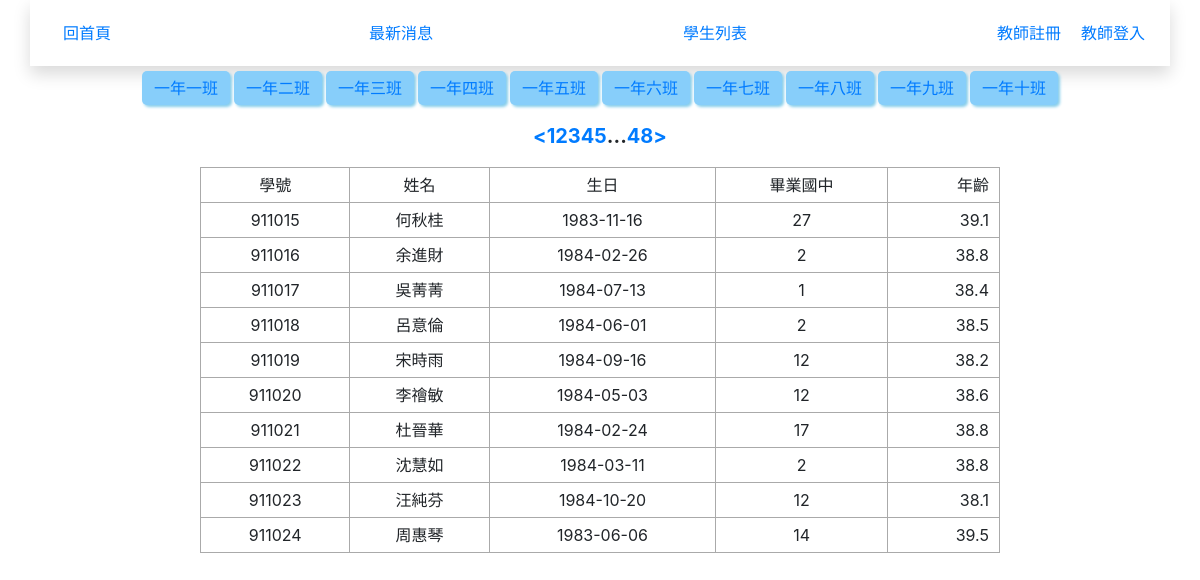
Screenshot of /?page=2 with the database file from the repository.
### tables this page shows
CREATE TABLE `classes` (
  `id` int(10) UNSIGNED NOT NULL,
  `code` varchar(3) NOT NULL,
  `name` varchar(12) NOT NULL,
  `tutor` varchar(8) NOT NULL
);

CREATE TABLE `students` (
  `id` int(10) UNSIGNED NOT NULL,
  `school_num` int(6) DEFAULT NULL COMMENT '學號',
  `name` varchar(8) DEFAULT NULL COMMENT '姓名',
  `birthday` date DEFAULT NULL COMMENT '出生年月日',
  `uni_id` varchar(10) DEFAULT NULL COMMENT '身分證號碼',
  `addr` varchar(32) DEFAULT NULL COMMENT '住址',
  `parents` varchar(8) DEFAULT NULL COMMENT '家長',
  `tel` varchar(16) DEFAULT NULL COMMENT '電話',
  `dept` varchar(8) DEFAULT NULL COMMENT '科別',
  `graduate_at` varchar(16) DEFAULT NULL COMMENT '畢業國中',
  `status_code` varchar(4) DEFAULT NULL
);

### front/main.php (the view, shortened to what this page needs)
<?php
include "./layouts/class_nav.php";
?>
<?php
    if (isset($_GET['code'])) {
        $sql = "SELECT `students`.`id`,
                `students`.`school_num` as '學號',
                `students`.`name` as '姓名',
                `students`.`birthday` as '生日',
                `students`.`graduate_at` as '畢業國中'
                FROM `students`,`class_student`
                WHERE `class_student`.`school_num`=`students`.`school_num` && `class_code`='{$_GET['code']}'";
        $sql_total = "SELECT count(`students`.`id`)
                FROM `students`,`class_student`
                WHERE `class_student`.`school_num`=`students`.`school_num` &&  `class_code`='{$_GET['code']}'";
    }else{
        $sql = "SELECT `students`.`id`,
                `students`.`school_num` as '學號',
                `students`.`name` as '姓名',
                `students`.`birthday` as '生日',
                `students`.`graduate_at` as '畢業國中'
                FROM `students`";
        $sql_total = "SELECT count(`students`.`id`)
                FROM `students`";
    }
    $div=10;
    $total=$pdo->query($sql_total)->fetchColumn();
    $pages=ceil($total/$div);
    $now=(isset($_GET['page']))?$_GET['page']:1;
    $start=($now-1)*$div;
    $sql=$sql."LIMIT $start,$div";
    $rows = $pdo->query($sql)->fetchAll(PDO::FETCH_ASSOC);
    ?>
<div class="pages">
    <?php
    if(($now-1)>=1){
        $prev=$now-1;
        if(isset($_GET['code'])){
            echo "<a href='?page=$prev&code={$_GET['code']}'>";
            echo "&lt";
            echo "</a>";
        }else{
            echo "<a href='?page=$prev'>";
            echo "&lt";
            echo "</a>";
        }
    }else{
        echo "<a class='noshow'>&nbsp;</a>";
    }
    ?>
<?php
        if($now>=3 && $now<=($pages-2)){
            $startPage=$now-2;
        }else if($now-2<3){
            $startPage=1;
        }else{
            $startPage=$pages-4;
        }
        for($i=$startPage;$i<=($startPage+4);$i++){
            $nowPage=($i==$now)?'now':'';
            if(isset($_GET['code'])){
                echo "<a href='?page=$i&code={$_GET['code']}' class='$nowPage'> ";
                echo $i;
                echo " </a>";
            }else{
                echo "<a href='?page=$i' class='$nowPage'> ";
                echo $i;
                echo " </a>";
            }
        }
        ?>
<?php
        if($now<=($pages-3)){
            if(isset($_GET['code'])){
                echo "...<a href='?page=$pages&code={$_GET['code']}'> ";
                echo "$pages";
                echo " </a>";
            }else{
                echo "...<a href='?page=$pages'> ";
                echo "$pages";
                echo " </a>";
            }
        }
    ?>
    <?php
    if(($now+1)<=$pages){
        $next=$now+1;
        if(isset($_GET['code'])){
            echo "<a href='?page=$next&code={$_GET['code']}'>";
            echo "&gt";
            echo "</a>";
        }else{
            echo "<a href='?page=$next'>";
            echo "&gt";
            echo "</a>";
        }
    }else{
        echo "<a class='noshow'>&nbsp</a>";
    }
    ?>
    </div>
    <table class='list-students'>
        <tr>
            <td>學號</td>
            <td>姓名</td>
            <td>生日</td>
            <td>畢業國中</td>
            <td>年齡</td>
        </tr>
        <?php
        foreach ($rows as $row) {
            $age = round((strtotime('now') - strtotime($row['生日'])) / (60 * 60 * 24 * 365), 1);
            echo "<tr>";
            echo "<td>{$row['學號']}</td>";
            echo "<td>{$row['姓名']}</td>";
            echo "<td>{$row['生日']}</td>";
            echo "<td>{$row['畢業國中']}</td>";
            echo "<td>$age</td>";
            echo "</tr>";
        }
        ?>
    </table>

### layouts/class_nav.php
<nav>
    <ul class="class-list">
    <?php
        $sql="SELECT `id`,`code`,`name` FROM `classes`";
        $classes=$pdo->query($sql)->fetchAll(PDO::FETCH_ASSOC);
        foreach($classes as $class){
            echo "<li><a href='?code={$class['code']}'>{$class['name']}</a></li>";
        }
    ?>
    </ul>
    </nav>

### style.css (style rules this page uses)
* { margin: 0; padding: 0; box-sizing: border-box; }
.list-students { border-collapse: collapse; width:800px; margin:auto; }
.list-students td { border: 1px solid #aaa; padding: 5px 10px; text-align: center; }
.list-students td:nth-last-child(1) { text-align: right; }
nav a { display: inline-block; padding: 5px 10px; text-decoration: none; }
.class-list { display: flex; list-style-type: none; justify-content: center; align-items: center; margin:5px 0; }
nav ul.class-list li a { padding:5px 12px; margin:0 2px; border-radius:5px; background-color: lightskyblue; box-shadow:2px 2px 3px skyblue; text-decoration: none; }
nav,pages { text-align: center; }
.pages { font-size:20px; font-weight: bolder; margin:1rem auto; display: flex; justify-content:center; width:800px; }

### rows the page displays
classes: name "一年一班"
classes: name "一年二班"
classes: name "一年三班"
classes: name "一年四班"
classes: name "一年五班"
classes: name "一年六班"
classes: name "一年七班"
classes: name "一年八班"
classes: name "一年九班"
classes: name "一年十班"
students: school_num "911015", name "何秋桂", birthday "1983-11-16", graduate_at "27", birthday "39.1"
students: school_num "911016", name "余進財", birthday "1984-02-26", graduate_at "2", birthday "38.8"
students: school_num "911017", name "吳菁菁", birthday "1984-07-13", graduate_at "1", birthday "38.4"
students: school_num "911018", name "呂意倫", birthday "1984-06-01", graduate_at "2", birthday "38.5"
students: school_num "911019", name "宋時雨", birthday "1984-09-16", graduate_at "12", birthday "38.2"
students: school_num "911020", name "李禬敏", birthday "1984-05-03", graduate_at "12", birthday "38.6"
students: school_num "911021", name "杜晉華", birthday "1984-02-24", graduate_at "17", birthday "38.8"
students: school_num "911022", name "沈慧如", birthday "1984-03-11", graduate_at "2", birthday "38.8"
students: school_num "911023", name "汪純芬", birthday "1984-10-20", graduate_at "12", birthday "38.1"
students: school_num "911024", name "周惠琴", birthday "1983-06-06", graduate_at "14", birthday "39.5"

### other values shown
$pages "48"
